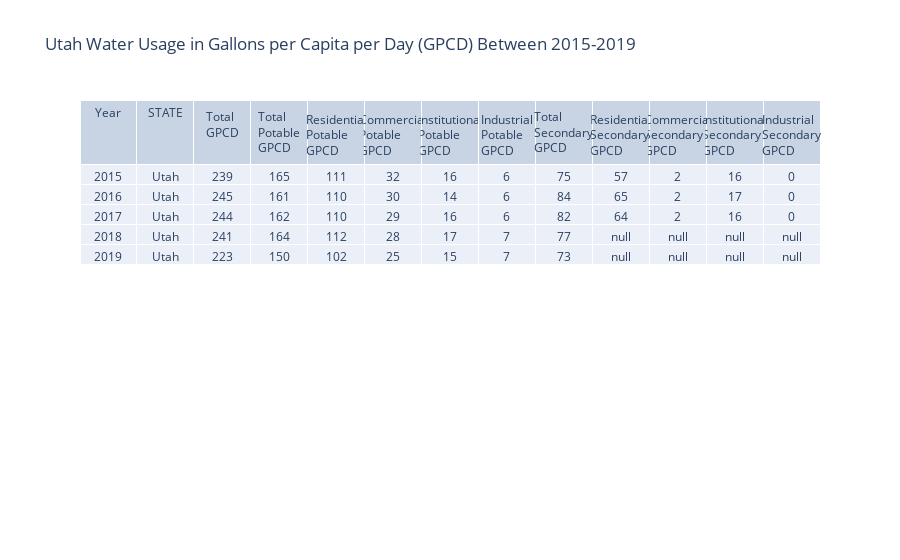

Here is the notebook cell this chart was saved with:
### Markdown cell above
## **State of Utah Water Usage**

First, I wanted to visualize overall water usage trends across the state of Utah between 2015 and 2019. Below is a table with the Total, Potable and Secondary gallons per capita per day (GPCD) used between 2015 and 2019 for each type of property. Notice that GPCD data for each type of secondary water use is missing for 2018 and 2019. My best guess is that the Utah Open Water Data team is behind on estimating those values. Secondary data is more difficult to acquire since most counties do not meter secondary water. Therefore, the methodology involves estimating based on average lot sizes and evapotranspiration data.

### Code cell
%run 'utils.py'
format_table(df_state, title="Utah Water Usage in Gallons per Capita per Day (GPCD) Between 2015-2019")

### Figure 1 — Plotly figure (JSON) as saved in the notebook; plotly's stock layout.template omitted (floating-point values rounded to 4 significant figures)
{"data": [{"cells": {"align": "center", "values": [[2015, 2016, 2017, 2018, 2019], ["Utah", "Utah", "Utah", "Utah", "Utah"], [239, 245, 244, 241, 223], [165, 161, 162, 164, 150], [111, 110, 110, 112, 102], [32, 30, 29, 28, 25], [16, 14, 16, 17, 15], [6, 6, 6, 7, 7], [75, 84, 82, 77, 73], [57, 65, 64, null, null], [2, 2, 2, null, null], [16, 17, 16, null, null], [0, 0, 0, null, null]]}, "header": {"align": "center", "values": ["Year", "STATE", "Total GPCD", "Total Potable GPCD", "Residential Potable GPCD", "Commercial Potable GPCD", "Institutional Potable GPCD", "Industrial Potable GPCD", "Total Secondary GPCD", "Residential Secondary GPCD", "Commercial Secondary GPCD", "Institutional Secondary GPCD", "Industrial Secondary GPCD"]}, "type": "table"}], "layout": {"autosize": true, "title": {"text": "Utah Water Usage in Gallons per Capita per Day (GPCD) Between 2015-2019"}}}
